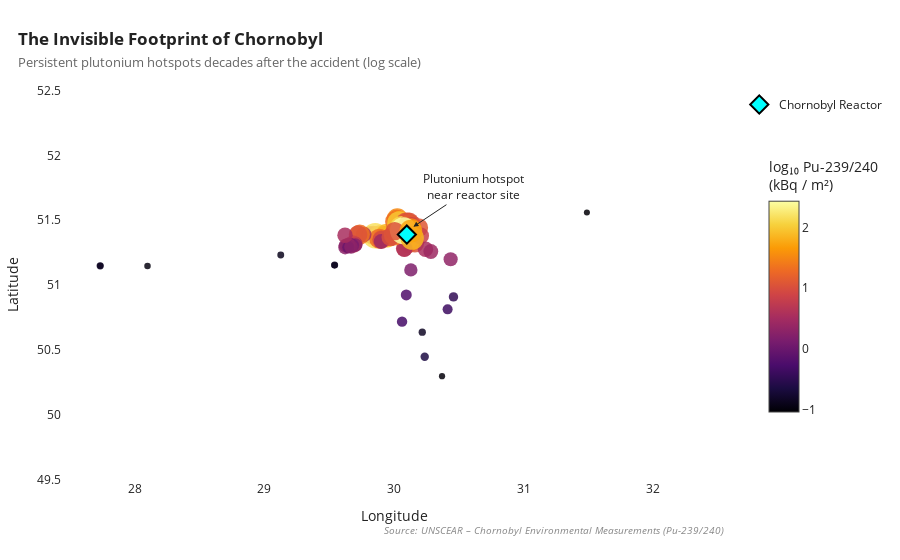

This figure's notebook cell:
### Code cell
import pandas as pd
import plotly.graph_objects as go
import numpy as np

from const import DATA_DIR

# =========================
# LOAD DATA
# =========================
chornobyl_data_path = DATA_DIR / "chornobyl" / "data"

spatial = pd.read_csv(chornobyl_data_path / "1_Spatial_dataset.csv")
plutonium = pd.read_csv(chornobyl_data_path / "2_Plutonium_isotope_measurements.csv")

spatial.columns = spatial.columns.str.strip().str.lower()
plutonium.columns = plutonium.columns.str.strip().str.lower()

spatial = spatial.rename(columns={
    "code": "id",
    "latitude": "lat",
    "longitude": "lon"
})

PU_COL = "terrestrial_density_of_soil_contamination_with_239_240pu_kbq_m-2"

plutonium = plutonium.rename(columns={
    "code": "id",
    PU_COL: "pu_activity"
})

df = pd.merge(
    spatial[["id", "lat", "lon"]],
    plutonium[["id", "pu_activity"]],
    on="id",
    how="inner"
)

df["pu_activity"] = pd.to_numeric(df["pu_activity"], errors="coerce")
df = df.dropna()

# =========================
# LOG + NOISE FILTER
# =========================
df["pu_log"] = np.log10(df["pu_activity"])
df = df[df["pu_log"] > df["pu_log"].quantile(0.15)]

# =========================
# MARKER SIZE (CONTROLLED)
# =========================
df["marker_size"] = 6 + (df["pu_log"] - df["pu_log"].min()) * 6

# =========================
# FIGURE
# =========================
fig = go.Figure()

fig.add_trace(
    go.Scatter(
        x=df["lon"],
        y=df["lat"],
        mode="markers",
        marker=dict(
            size=df["marker_size"],
            color=df["pu_log"],
            colorscale="Inferno",
            opacity=0.85,
            line=dict(width=0),
            colorbar=dict(
                title="log₁₀ Pu-239/240<br>(kBq / m²)",
                x=1.05,
                len=0.7
            )
        ),
        customdata=df["pu_activity"],
        hovertemplate=(
            "Lat: %{y:.3f}<br>"
            "Lon: %{x:.3f}<br>"
            "Pu-239/240: %{customdata:.2f} kBq/m²"
            "<extra></extra>"
        ),
        showlegend=False
    )
)

# =========================
# REACTOR MARKER
# =========================
fig.add_trace(
    go.Scatter(
        x=[30.099],
        y=[51.389],
        mode="markers",
        marker=dict(
            size=14,
            symbol="diamond",
            color="#00ffff",
            line=dict(color="black", width=2)
        ),
        name="Chornobyl Reactor",
        hovertemplate="Chornobyl Nuclear Reactor<extra></extra>"
    )
)

# =========================
# ANNOTATION
# =========================
fig.add_annotation(
    x=30.15,
    y=51.45,
    text="Plutonium hotspot<br>near reactor site",
    showarrow=True,
    arrowhead=2,
    arrowcolor="#222",
    ax=60,
    ay=-40,
    font=dict(size=12, color="#222")
)

# =========================
# LAYOUT
# =========================
fig.update_layout(
    title=dict(
        text="<b>The Invisible Footprint of Chornobyl</b><br>"
             "<span style='font-size:13px;color:#666'>Persistent plutonium hotspots decades after the accident (log scale)</span>",
        x=0.02
    ),
    # width=1000,
    # height=650,
    plot_bgcolor="white",
    paper_bgcolor="white",
    margin=dict(l=60, r=90, t=90, b=80),
    font=dict(size=12, color="#222")
)

fig.update_xaxes(
    title="Longitude",
    range=[28.5, 31.5],
    showgrid=False,
    zeroline=False,
    fixedrange=True,
    color="#222"
)

fig.update_yaxes(
    title="Latitude",
    range=[49.5, 52.5],
    showgrid=False,
    zeroline=False,
    scaleanchor="x",
    scaleratio=1,
    fixedrange=True,
    color="#222"
)

# =========================
# SOURCE
# =========================
fig.add_annotation(
    text="<i>Source: UNSCEAR – Chornobyl Environmental Measurements (Pu-239/240)</i>",
    xref="paper", yref="paper",
    x=1, y=-0.15,
    showarrow=False,
    xanchor="right",
    font=dict(size=10, color="#888")
)

fig.show()

### Figure 1 — Plotly figure (JSON) as saved in the notebook; plotly's stock layout.template omitted (floating-point values rounded to 4 significant figures)
{"data": [{"customdata": [10.8, 12.8, 17.0, 9.1, 14.1, 22.0, 5.77, 4.29, 15.3, 1.4, 6.62, 34.1, 22.4, 155.0, 22.0, 80.2, 8.09, 20.5, 3.77, 22.1, 11.6, 2.57, 7.62, 1.32, 0.78, 1.94, 1.35, 1.91, 3.13, 1.99, 1.86, 0.95, 1.85, 9.1, 2.69, 26.7, 10.2, 3.45, 24.6, 4.2, 191.0, 33.4, 18.9, 40.9, 21.2, 96.6, 6.67, 11.3, 12.5, 11.2, 135.0, 13.7, 7.65, 12.4, 33.2, 6.85, 0.109, 0.131, 0.112, 0.101, 0.093, 0.092, 0.141, 0.148, 1.5, 0.62, 0.5, 0.15, 0.233, 0.095, 280.0, 3.5, 2.74, 2.13, 0.34, 74.0, 11.0, 55.0, 0.43, 0.101], "hovertemplate": "Lat: %{y:.3f}<br>Lon: %{x:.3f}<br>Pu-239/240: %{customdata:.2f} kBq/m²<extra></extra>", "marker": {"color": [1.033, 1.107, 1.23, 0.959, 1.149, 1.342, 0.7612, 0.6325, 1.185, 0.1461, 0.8209, 1.533, 1.35, 2.19, 1.342, 1.904, 0.9079, 1.312, 0.5763, 1.344, 1.064, 0.4099, 0.882, 0.1206, -0.1079, 0.2878, 0.1303, 0.281, 0.4955, 0.2989, 0.2695, -0.02228, 0.2672, 0.959, 0.4298, 1.427, 1.009, 0.5378, 1.391, 0.6232, 2.281, 1.524, 1.276, 1.612, 1.326, 1.985, 0.8241, 1.053, 1.097, 1.049, 2.13, 1.137, 0.8837, 1.093, 1.521, 0.8357, -0.9626, -0.8827, -0.9508, -0.9957, -1.032, -1.036, -0.8508, -0.8297, 0.1761, -0.2076, -0.301, -0.8239, -0.6326, -1.022, 2.447, 0.5441, 0.4378, 0.3284, -0.4685, 1.869, 1.041, 1.74, -0.3665, -0.9957], "colorbar": {"len": 0.7, "title": {"text": "log₁₀ Pu-239/240<br>(kBq / m²)"}, "x": 1.05}, "colorscale": [[0, "#000004"], [0.1111, "#1b0c41"], [0.2222, "#4a0c6b"], [0.3333, "#781c6d"], [0.4444, "#a52c60"], [0.5556, "#cf4446"], [0.6667, "#ed6925"], [0.7778, "#fb9b06"], [0.8889, "#f7d13d"], [1, "#fcffa4"]], "line": {"width": 0}, "opacity": 0.85, "size": [18.42, 18.86, 19.6, 17.97, 19.11, 20.27, 16.78, 16.01, 19.33, 13.09, 17.14, 21.41, 20.32, 25.36, 20.27, 23.64, 17.66, 20.09, 15.68, 20.28, 18.6, 14.68, 17.51, 12.94, 11.57, 13.94, 13.0, 13.9, 15.19, 14.01, 13.83, 12.08, 13.82, 17.97, 14.8, 20.78, 18.27, 15.44, 20.56, 15.96, 25.9, 21.36, 19.88, 21.89, 20.18, 24.13, 17.16, 18.54, 18.8, 18.51, 25.0, 19.04, 17.52, 18.78, 21.34, 17.23, 6.442, 6.921, 6.513, 6.243, 6.028, 6.0, 7.113, 7.239, 13.27, 10.97, 10.41, 7.274, 8.421, 6.084, 26.9, 15.48, 14.84, 14.19, 9.406, 23.43, 18.47, 22.66, 10.02, 6.243]}, "mode": "markers", "showlegend": false, "type": "scatter", "x": [30.16, 30.11, 30.13, 30.11, 30.11, 30.11, 30.08, 30.08, 29.84, 29.83, 29.81, 29.9, 29.88, 29.86, 29.93, 29.95, 29.91, 29.89, 29.77, 29.74, 29.72, 29.7, 29.68, 29.66, 29.64, 29.7, 29.68, 29.66, 29.64, 29.63, 29.62, 29.65, 29.67, 29.9, 29.9, 30.0, 29.97, 29.62, 30.12, 30.12, 30.06, 30.03, 30.02, 30.03, 30.01, 30.04, 30.14, 30.09, 30.1, 30.12, 30.06, 30.11, 30.14, 30.19, 30.13, 30.2, 29.54, 29.13, 28.1, 27.73, 26.89, 25.6, 29.54, 27.73, 30.13, 30.09, 30.06, 30.22, 30.24, 31.49, 30.07, 30.24, 30.28, 30.44, 30.46, 30.14, 30.01, 30.13, 30.41, 30.37], "y": [51.32, 51.32, 51.34, 51.33, 51.34, 51.35, 51.28, 51.28, 51.38, 51.39, 51.39, 51.38, 51.38, 51.38, 51.38, 51.38, 51.36, 51.36, 51.39, 51.39, 51.39, 51.32, 51.32, 51.31, 51.32, 51.31, 51.31, 51.3, 51.3, 51.3, 51.29, 51.29, 51.29, 51.35, 51.34, 51.38, 51.37, 51.38, 51.45, 51.46, 51.46, 51.51, 51.5, 51.49, 51.49, 51.48, 51.47, 51.49, 51.49, 51.49, 51.44, 51.47, 51.46, 51.44, 51.43, 51.38, 51.15, 51.23, 51.15, 51.15, 51.26, 51.45, 51.15, 51.15, 51.12, 50.92, 50.72, 50.64, 50.45, 51.56, 51.42, 51.28, 51.26, 51.2, 50.91, 51.36, 51.42, 51.42, 50.81, 50.3]}, {"hovertemplate": "Chornobyl Nuclear Reactor<extra></extra>", "marker": {"color": "#00ffff", "line": {"color": "black", "width": 2}, "size": 14, "symbol": "diamond"}, "mode": "markers", "name": "Chornobyl Reactor", "type": "scatter", "x": [30.1], "y": [51.39]}], "layout": {"annotations": [{"arrowcolor": "#222", "arrowhead": 2, "ax": 60, "ay": -40, "font": {"color": "#222", "size": 12}, "showarrow": true, "text": "Plutonium hotspot<br>near reactor site", "x": 30.15, "y": 51.45}, {"font": {"color": "#888", "size": 10}, "showarrow": false, "text": "<i>Source: UNSCEAR – Chornobyl Environmental Measurements (Pu-239/240)</i>", "x": 1, "xanchor": "right", "xref": "paper", "y": -0.15, "yref": "paper"}], "font": {"color": "#222", "size": 12}, "margin": {"b": 80, "l": 60, "r": 90, "t": 90}, "paper_bgcolor": "white", "plot_bgcolor": "white", "title": {"text": "<b>The Invisible Footprint of Chornobyl</b><br><span style='font-size:13px;color:#666'>Persistent plutonium hotspots decades after the accident (log scale)</span>", "x": 0.02}, "xaxis": {"color": "#222", "fixedrange": true, "range": [28.5, 31.5], "showgrid": false, "title": {"text": "Longitude"}, "zeroline": false}, "yaxis": {"color": "#222", "fixedrange": true, "range": [49.5, 52.5], "scaleanchor": "x", "scaleratio": 1, "showgrid": false, "title": {"text": "Latitude"}, "zeroline": false}}}
